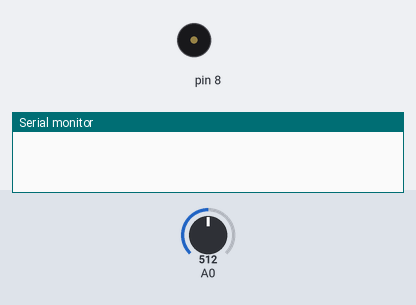
The sketch below on a simulated Arduino Uno, built with avr-gcc and run on an emulated ATmega328P. Shown: buzzer (waves = sounding), the last lines printed to the serial monitor. The inputs (shaded band) are chosen by the test bench; at power-on: A0 = 512.

Above: at 0.1 s.
At 3.3 s:
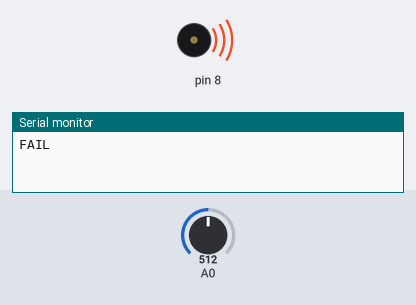
3.4 s: A0 set to 978
6.7 s: A0 set to 1003
Timing chart, 0 to 11.0 s (numbered marks = the images above; inputs shaded):
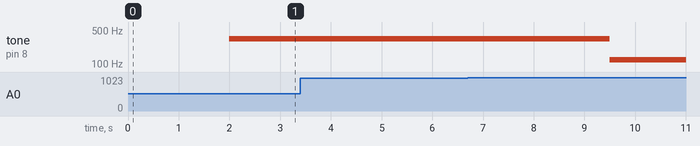

The sketch:

keyBoardPasswordp7.ino
```cpp
void setup() {
  //start serial communication
  Serial.begin(9600);
}

/*
* This Is a password app
* Where you type a password and if your correct you get a secret reward and if you fail you get an alarm
* It's based on project 7.
* Button Closest to the piezo Is enter. Next one is 3,2,1
*/

void playTone(int key)
{
  // If key is not false play the tune of success.
  if(!key)
    tone(8, 333);
  else
    tone(8, 122);

  //delay(1000);
}

void loop() {
  // Secret user password
  int password[] = {3,3,3,3};
  int UserPass[] = {0,0,0,0};
  int k = 0;
  int authenticated = 1;

  // create a local variable to hold the input on pin A0
  int passCode = analogRead(A0);

  while(k <= 4)
  {
      // Checks if the password is the same as UserPass If so it will print SUCCESS else FAIL
    if(k == 4) {
      if(password[0] == UserPass[0] && password[1] == UserPass[1] && password[2] == UserPass[2] && password[3] == UserPass[3] ) {
            Serial.println("SUCCESS");
            playTone(authenticated);
        } else {
            Serial.println("FAIL");
            playTone(0);
        }
    }

    if (passCode == 1023){ // Puts 4 in the array at index k
        UserPass[k] = 4;
        //Serial.println(UserPass[k]);
    } else if (passCode >= 990 && passCode <= 1010) { // Puts 3 in the array at index k
        UserPass[k] = 3;
        //Serial.println(UserPass[k]);
    } else if (passCode >= 505 && passCode <= 515) { // Puts 2 in the array at index k
        UserPass[k] = 2;
        //Serial.println(UserPass[k]);
    } else if (passCode >= 5 && passCode <= 10) { // Puts 1 in the array at index k
        UserPass[k] = 1;
        //Serial.println(UserPass[k]);
    }
    k++;
    delay(500);
  }
}
```

Measured:
- after the input at 6.7 s, tone on pin 8: 333 Hz → 122 Hz after 2.8 s
